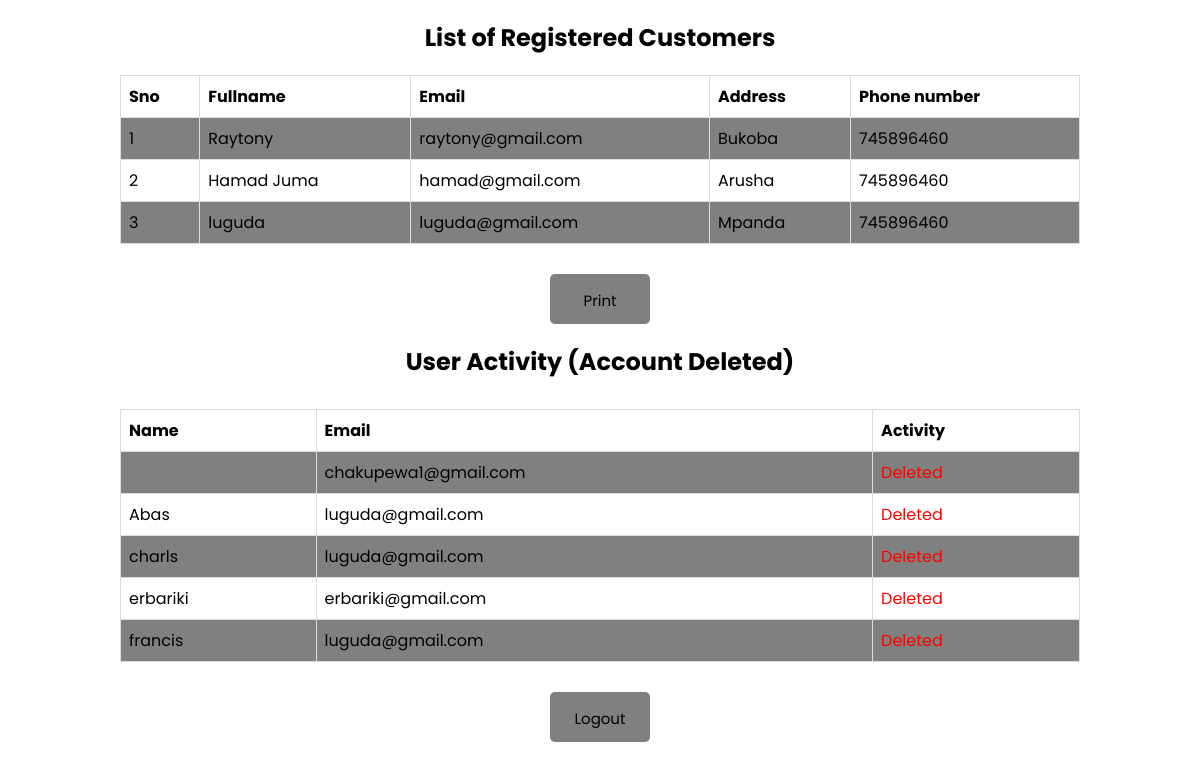
The app's page /customer_list.php with its own data.
### tables this page shows
CREATE TABLE `users` (
  `Sno` int(255) NOT NULL,
  `Fullname` varchar(200) NOT NULL,
  `Email` varchar(50) NOT NULL,
  `Address` varchar(100) NOT NULL,
  `Password` varchar(255) NOT NULL,
  `Admin` varchar(200) NOT NULL DEFAULT 'user',
  `Token` varchar(255) NOT NULL,
  `Phone number` int(255) NOT NULL,
  `Status` int(255) NOT NULL,
  `Code` int(200) NOT NULL,
  `Expire` varchar(200) NOT NULL
);

CREATE TABLE `logs` (
  `id` int(11) NOT NULL,
  `Name` varchar(100) NOT NULL,
  `Email` varchar(100) NOT NULL,
  `Activity` varchar(100) NOT NULL
);

### customer_list.php (the view, shortened to what this page needs)
<!DOCTYPE html>
<html lang="en">
<head>
    <link rel="stylesheet" href="table_css.css">
</head>
<body>
 <h2>List of Registered Customers</h2>
    <table>
        <tr>
            <th>Sno</th>
            <th>Fullname</th>
            <th>Email</th>
            <th>Address</th>
            <th>Phone number</th>
            <?php
            require_once('connection.php');
            $sql = "SELECT * FROM `users` WHERE Admin = 'user'";
            $query = mysqli_query($conn, $sql);
            $n = 1;
            if($query){
                while($row = mysqli_fetch_array($query)){
                    $fn = $row['Fullname'];
                    $em = $row['Email'];
                    $add = $row['Address'];
                    $phone = $row['Phone number'];
                    echo "<tr>";
                    echo "<td>$n</td>";
                    echo "<td>$fn</td>";
                    echo "<td>$em</td>";
                    echo "<td>$add</td>";
                    echo "<td>$phone</td>";
                    echo "</tr>";
                    $n++;
                }
            }
            ?>
        </tr>
    </table>
    <button class="btn"><a href="fpdf/listcustomerpdf.php" style="font-size: 15px; text-decoration: none; color: black;" >Print</a></button>
    <table style="margin-top: 30px">
        <h2>User Activity (Account Deleted)</h2>
        <tr>
            <th>Name</th>
            <th>Email</th>
            <th>Activity</th>
            <?php
            require_once('connection.php');
            $sql = "SELECT * FROM `logs`";
            $query = mysqli_query($conn, $sql);
            if($query){
                while($row = mysqli_fetch_array($query)){
                    $fn = $row['Name'];
                    $em = $row['Email'];
                    $add = $row['Activity'];
                    echo "<tr>";
                    echo "<td>$fn</td>";
                    echo "<td>$em</td>";
                    echo "<td style='color:red'>$add</td>";
                    echo "</tr>";
                }
            }
            ?>
        </tr>
    </table>
    <button class="btn"><a href="logout.php" style="font-size: 15px; text-decoration: none; color: black;" >Logout</a></button>
</body>
</html>

### table_css.css (style rules this page uses)
* { border: 0; margin: 0; box-sizing: border-box; font-family: 'Poppins', sans-serif; }
body { text-align: center; justify-content: center; }
h2 { text-align: center; justify-content: center; margin: 20px 20px; }
table { margin: auto; text-align: center; justify-content: center; width: 80%; border-collapse: collapse; }
td, th { border: 1px solid #dddddd; text-align: left; padding: 8px; }
tr:nth-child(even) { background-color: grey; }
.btn { padding: 15px 15px; margin-top: 30px; background: grey; cursor: pointer; border-radius: 5px; width: 100px; height: 50px; }

### records on screen
users: Fullname "Raytony", Email "raytony@gmail.com", Address "Bukoba", Phone number "745896460"
users: Fullname "Hamad Juma", Email "hamad@gmail.com", Address "Arusha", Phone number "745896460"
users: Fullname "luguda", Email "luguda@gmail.com", Address "Mpanda", Phone number "745896460"
logs: Email "chakupewa1@gmail.com", Activity "Deleted"
logs: Name "Abas", Email "luguda@gmail.com", Activity "Deleted"
logs: Name "charls", Email "luguda@gmail.com", Activity "Deleted"
logs: Name "erbariki", Email "erbariki@gmail.com", Activity "Deleted"
logs: Name "francis", Email "luguda@gmail.com", Activity "Deleted"
